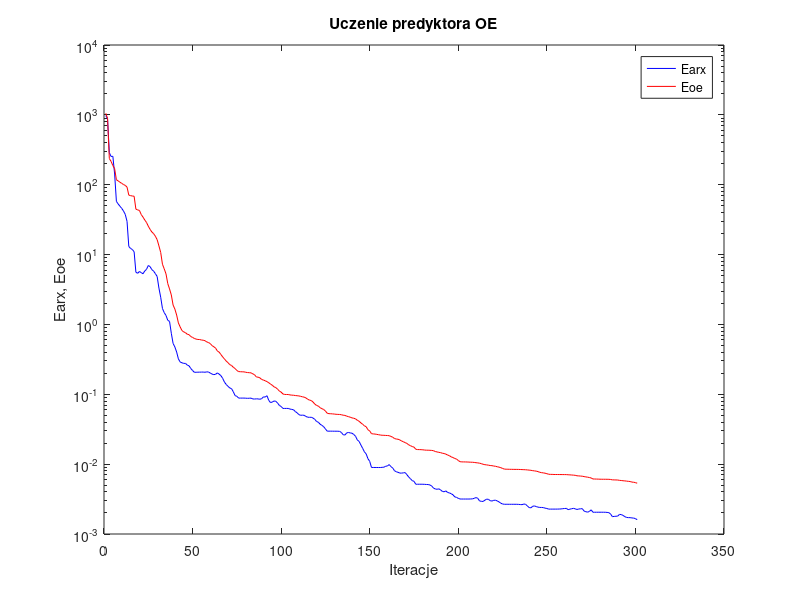
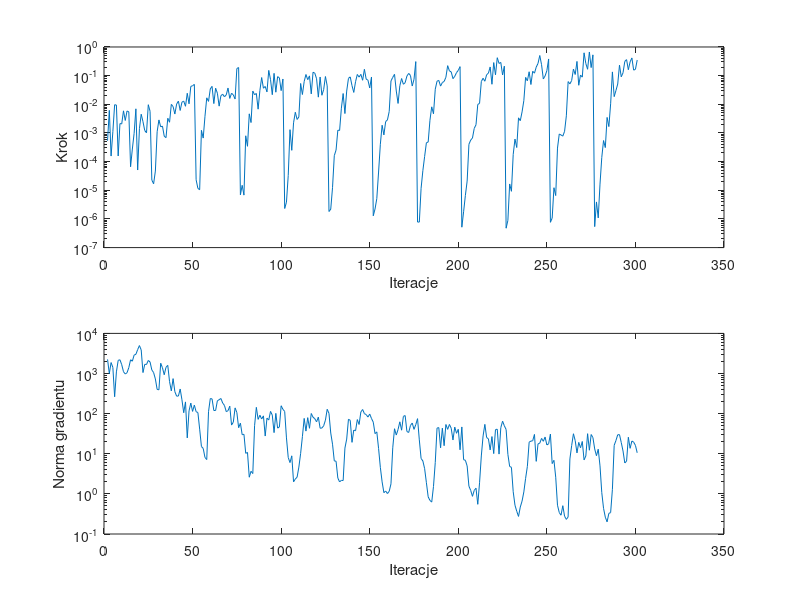

Source code (MATLAB) for these figures, in order:
%uczenie predyktora oe
clear all;
n=0; farx(n+1)=9.795153e+002; foe(n+1)=1.052445e+003; wspucz(n+1)=0.000000e+000; ng(n+1)=0.000000e+000;
%odnowa zmiennej metryki
n=1; farx(n+1)=8.772602e+002; foe(n+1)=8.947920e+002; krok(n+1)=5.362293e-004; ng(n+1)=2.247095e+003;
n=2; farx(n+1)=2.876520e+002; foe(n+1)=2.370402e+002; krok(n+1)=6.130766e-003; ng(n+1)=9.983098e+002;
n=3; farx(n+1)=2.534029e+002; foe(n+1)=2.155032e+002; krok(n+1)=1.563635e-004; ng(n+1)=1.876384e+003;
n=4; farx(n+1)=2.551547e+002; foe(n+1)=1.880604e+002; krok(n+1)=1.111417e-003; ng(n+1)=1.416264e+003;
n=5; farx(n+1)=1.421945e+002; foe(n+1)=1.697631e+002; krok(n+1)=9.661282e-003; ng(n+1)=2.635321e+002;
n=6; farx(n+1)=5.769440e+001; foe(n+1)=1.177362e+002; krok(n+1)=9.416683e-003; ng(n+1)=1.099124e+003;
n=7; farx(n+1)=5.304377e+001; foe(n+1)=1.134297e+002; krok(n+1)=1.574580e-004; ng(n+1)=2.126008e+003;
n=8; farx(n+1)=4.918817e+001; foe(n+1)=1.084741e+002; krok(n+1)=2.129617e-003; ng(n+1)=2.200241e+003;
n=9; farx(n+1)=4.587789e+001; foe(n+1)=1.046087e+002; krok(n+1)=2.063028e-003; ng(n+1)=1.660431e+003;
n=10; farx(n+1)=4.204143e+001; foe(n+1)=1.006028e+002; krok(n+1)=5.915258e-003; ng(n+1)=1.109976e+003;
n=11; farx(n+1)=3.759762e+001; foe(n+1)=9.783902e+001; krok(n+1)=2.728971e-003; ng(n+1)=9.724003e+002;
n=12; farx(n+1)=2.988464e+001; foe(n+1)=9.239546e+001; krok(n+1)=5.843731e-003; ng(n+1)=1.046347e+003;
n=13; farx(n+1)=1.305012e+001; foe(n+1)=7.092655e+001; krok(n+1)=5.478088e-003; ng(n+1)=1.401893e+003;
n=14; farx(n+1)=1.223693e+001; foe(n+1)=6.981822e+001; krok(n+1)=6.619770e-005; ng(n+1)=2.201513e+003;
n=15; farx(n+1)=1.181949e+001; foe(n+1)=6.889224e+001; krok(n+1)=2.752027e-004; ng(n+1)=2.026598e+003;
n=16; farx(n+1)=1.096923e+001; foe(n+1)=6.840540e+001; krok(n+1)=9.676040e-004; ng(n+1)=2.877154e+003;
n=17; farx(n+1)=5.581844e+000; foe(n+1)=4.471127e+001; krok(n+1)=6.956269e-003; ng(n+1)=3.009707e+003;
n=18; farx(n+1)=5.398330e+000; foe(n+1)=4.357413e+001; krok(n+1)=5.090921e-005; ng(n+1)=3.946388e+003;
n=19; farx(n+1)=5.726831e+000; foe(n+1)=4.286078e+001; krok(n+1)=1.411868e-003; ng(n+1)=4.974343e+003;
n=20; farx(n+1)=5.525087e+000; foe(n+1)=3.746282e+001; krok(n+1)=4.505183e-003; ng(n+1)=3.872008e+003;
n=21; farx(n+1)=5.313316e+000; foe(n+1)=3.442894e+001; krok(n+1)=2.482161e-003; ng(n+1)=1.055704e+003;
n=22; farx(n+1)=5.818477e+000; foe(n+1)=3.126913e+001; krok(n+1)=1.216567e-003; ng(n+1)=1.695043e+003;
n=23; farx(n+1)=6.148925e+000; foe(n+1)=2.880730e+001; krok(n+1)=1.013887e-003; ng(n+1)=1.680685e+003;
n=24; farx(n+1)=6.973597e+000; foe(n+1)=2.549840e+001; krok(n+1)=9.683310e-003; ng(n+1)=2.119014e+003;
n=25; farx(n+1)=6.731917e+000; foe(n+1)=2.297547e+001; krok(n+1)=5.711090e-003; ng(n+1)=1.935405e+003;
%odnowa zmiennej metryki
n=26; farx(n+1)=6.087665e+000; foe(n+1)=2.106775e+001; krok(n+1)=2.277085e-005; ng(n+1)=1.225395e+003;
n=27; farx(n+1)=5.791283e+000; foe(n+1)=1.993434e+001; krok(n+1)=1.684728e-005; ng(n+1)=1.055901e+003;
n=28; farx(n+1)=5.336675e+000; foe(n+1)=1.830320e+001; krok(n+1)=4.687315e-005; ng(n+1)=7.300131e+002;
n=29; farx(n+1)=4.858909e+000; foe(n+1)=1.635545e+001; krok(n+1)=1.106947e-003; ng(n+1)=4.015196e+002;
n=30; farx(n+1)=3.316511e+000; foe(n+1)=1.332585e+001; krok(n+1)=2.855545e-003; ng(n+1)=3.921560e+002;
n=31; farx(n+1)=2.451883e+000; foe(n+1)=1.074216e+001; krok(n+1)=1.636169e-003; ng(n+1)=1.803638e+003;
n=32; farx(n+1)=1.690465e+000; foe(n+1)=7.270863e+000; krok(n+1)=1.730220e-003; ng(n+1)=1.389018e+003;
n=33; farx(n+1)=1.474115e+000; foe(n+1)=6.242227e+000; krok(n+1)=7.740461e-004; ng(n+1)=9.310037e+002;
n=34; farx(n+1)=1.342500e+000; foe(n+1)=5.292916e+000; krok(n+1)=6.856719e-004; ng(n+1)=1.429799e+003;
n=35; farx(n+1)=1.146154e+000; foe(n+1)=3.836518e+000; krok(n+1)=3.255599e-003; ng(n+1)=1.597510e+003;
n=36; farx(n+1)=1.104596e+000; foe(n+1)=3.221572e+000; krok(n+1)=2.364726e-003; ng(n+1)=6.286685e+002;
n=37; farx(n+1)=7.468557e-001; foe(n+1)=2.640819e+000; krok(n+1)=9.939766e-003; ng(n+1)=3.688175e+002;
n=38; farx(n+1)=5.346239e-001; foe(n+1)=1.895392e+000; krok(n+1)=8.350786e-003; ng(n+1)=7.459509e+002;
n=39; farx(n+1)=4.755838e-001; foe(n+1)=1.659497e+000; krok(n+1)=4.576361e-003; ng(n+1)=3.527480e+002;
n=40; farx(n+1)=4.028387e-001; foe(n+1)=1.364598e+000; krok(n+1)=1.019133e-002; ng(n+1)=2.728064e+002;
n=41; farx(n+1)=3.208963e-001; foe(n+1)=1.050073e+000; krok(n+1)=1.290032e-002; ng(n+1)=2.745765e+002;
n=42; farx(n+1)=2.900829e-001; foe(n+1)=9.205496e-001; krok(n+1)=6.100588e-003; ng(n+1)=4.111674e+002;
n=43; farx(n+1)=2.825346e-001; foe(n+1)=8.176424e-001; krok(n+1)=1.189189e-002; ng(n+1)=2.215090e+002;
n=44; farx(n+1)=2.766572e-001; foe(n+1)=7.816888e-001; krok(n+1)=1.290032e-002; ng(n+1)=1.053285e+002;
n=45; farx(n+1)=2.771145e-001; foe(n+1)=7.616636e-001; krok(n+1)=8.534063e-003; ng(n+1)=1.961281e+002;
n=46; farx(n+1)=2.617371e-001; foe(n+1)=7.235436e-001; krok(n+1)=2.428721e-002; ng(n+1)=2.483269e+001;
n=47; farx(n+1)=2.555790e-001; foe(n+1)=7.133167e-001; krok(n+1)=1.040137e-002; ng(n+1)=1.174046e+002;
n=48; farx(n+1)=2.337873e-001; foe(n+1)=6.705464e-001; krok(n+1)=4.215364e-002; ng(n+1)=1.832403e+002;
n=49; farx(n+1)=2.191025e-001; foe(n+1)=6.517796e-001; krok(n+1)=4.438543e-002; ng(n+1)=1.137562e+002;
n=50; farx(n+1)=2.064169e-001; foe(n+1)=6.296161e-001; krok(n+1)=4.953895e-002; ng(n+1)=1.629968e+002;
%odnowa zmiennej metryki
n=51; farx(n+1)=2.066910e-001; foe(n+1)=6.167380e-001; krok(n+1)=2.331194e-005; ng(n+1)=1.117908e+002;
n=52; farx(n+1)=2.072789e-001; foe(n+1)=6.089387e-001; krok(n+1)=1.165597e-005; ng(n+1)=1.064898e+002;
n=53; farx(n+1)=2.074084e-001; foe(n+1)=6.080812e-001; krok(n+1)=1.046074e-005; ng(n+1)=4.109038e+001;
n=54; farx(n+1)=2.077694e-001; foe(n+1)=5.984554e-001; krok(n+1)=1.236155e-003; ng(n+1)=1.514954e+001;
n=55; farx(n+1)=2.080394e-001; foe(n+1)=5.942326e-001; krok(n+1)=6.621248e-004; ng(n+1)=1.358533e+001;
n=56; farx(n+1)=2.066272e-001; foe(n+1)=5.851314e-001; krok(n+1)=3.816075e-003; ng(n+1)=8.091724e+000;
n=57; farx(n+1)=2.095107e-001; foe(n+1)=5.621078e-001; krok(n+1)=1.683407e-002; ng(n+1)=7.158908e+000;
n=58; farx(n+1)=2.083359e-001; foe(n+1)=5.503284e-001; krok(n+1)=1.263902e-002; ng(n+1)=1.119242e+002;
n=59; farx(n+1)=2.012428e-001; foe(n+1)=5.315720e-001; krok(n+1)=3.432277e-002; ng(n+1)=2.374772e+002;
n=60; farx(n+1)=1.946883e-001; foe(n+1)=4.973194e-001; krok(n+1)=4.226038e-002; ng(n+1)=2.332666e+002;
n=61; farx(n+1)=1.910966e-001; foe(n+1)=4.791701e-001; krok(n+1)=1.059400e-002; ng(n+1)=1.197177e+002;
n=62; farx(n+1)=1.934030e-001; foe(n+1)=4.575339e-001; krok(n+1)=3.651364e-002; ng(n+1)=1.197427e+002;
n=63; farx(n+1)=2.023620e-001; foe(n+1)=4.162589e-001; krok(n+1)=2.439969e-002; ng(n+1)=2.093411e+002;
n=64; farx(n+1)=1.943255e-001; foe(n+1)=4.010188e-001; krok(n+1)=8.625805e-003; ng(n+1)=2.223597e+002;
n=65; farx(n+1)=1.847541e-001; foe(n+1)=3.709690e-001; krok(n+1)=2.000182e-002; ng(n+1)=2.386066e+002;
n=66; farx(n+1)=1.689843e-001; foe(n+1)=3.428014e-001; krok(n+1)=2.251094e-002; ng(n+1)=1.836422e+002;
n=67; farx(n+1)=1.494293e-001; foe(n+1)=3.203296e-001; krok(n+1)=1.825682e-002; ng(n+1)=1.600374e+002;
n=68; farx(n+1)=1.381050e-001; foe(n+1)=2.988601e-001; krok(n+1)=2.127270e-002; ng(n+1)=1.123659e+002;
n=69; farx(n+1)=1.299534e-001; foe(n+1)=2.835743e-001; krok(n+1)=3.699230e-002; ng(n+1)=1.181860e+002;
n=70; farx(n+1)=1.231388e-001; foe(n+1)=2.656043e-001; krok(n+1)=1.604627e-002; ng(n+1)=1.537234e+002;
n=71; farx(n+1)=1.204470e-001; foe(n+1)=2.584990e-001; krok(n+1)=2.440235e-002; ng(n+1)=5.187362e+001;
n=72; farx(n+1)=1.085536e-001; foe(n+1)=2.436451e-001; krok(n+1)=2.128042e-002; ng(n+1)=6.151998e+001;
n=73; farx(n+1)=9.572689e-002; foe(n+1)=2.338176e-001; krok(n+1)=1.526430e-002; ng(n+1)=1.391795e+002;
n=74; farx(n+1)=9.356249e-002; foe(n+1)=2.190086e-001; krok(n+1)=1.775417e-001; ng(n+1)=1.063263e+002;
n=75; farx(n+1)=8.824064e-002; foe(n+1)=2.113887e-001; krok(n+1)=1.919189e-001; ng(n+1)=4.464529e+001;
%odnowa zmiennej metryki
n=76; farx(n+1)=8.820077e-002; foe(n+1)=2.104235e-001; krok(n+1)=6.935028e-006; ng(n+1)=5.799546e+001;
n=77; farx(n+1)=8.821690e-002; foe(n+1)=2.098721e-001; krok(n+1)=1.490654e-005; ng(n+1)=2.984718e+001;
n=78; farx(n+1)=8.824447e-002; foe(n+1)=2.095183e-001; krok(n+1)=6.772347e-006; ng(n+1)=3.055636e+001;
n=79; farx(n+1)=8.792625e-002; foe(n+1)=2.065987e-001; krok(n+1)=7.968363e-004; ng(n+1)=1.025593e+001;
n=80; farx(n+1)=8.756099e-002; foe(n+1)=2.048328e-001; krok(n+1)=3.428360e-004; ng(n+1)=1.081195e+001;
n=81; farx(n+1)=8.779942e-002; foe(n+1)=2.037203e-001; krok(n+1)=4.653602e-003; ng(n+1)=2.601801e+000;
n=82; farx(n+1)=8.814993e-002; foe(n+1)=2.027617e-001; krok(n+1)=2.307965e-003; ng(n+1)=3.657834e+000;
n=83; farx(n+1)=8.580520e-002; foe(n+1)=1.962178e-001; krok(n+1)=2.900728e-002; ng(n+1)=3.207753e+000;
n=84; farx(n+1)=8.552071e-002; foe(n+1)=1.904116e-001; krok(n+1)=2.154209e-002; ng(n+1)=5.008743e+001;
n=85; farx(n+1)=8.606924e-002; foe(n+1)=1.771043e-001; krok(n+1)=2.392360e-002; ng(n+1)=1.434987e+002;
n=86; farx(n+1)=8.587599e-002; foe(n+1)=1.757962e-001; krok(n+1)=6.764823e-003; ng(n+1)=7.195483e+001;
n=87; farx(n+1)=8.489649e-002; foe(n+1)=1.720034e-001; krok(n+1)=3.040838e-002; ng(n+1)=9.137514e+001;
n=88; farx(n+1)=8.663141e-002; foe(n+1)=1.629631e-001; krok(n+1)=8.589342e-002; ng(n+1)=7.346924e+001;
n=89; farx(n+1)=9.183814e-002; foe(n+1)=1.598613e-001; krok(n+1)=3.638604e-002; ng(n+1)=8.803409e+001;
n=90; farx(n+1)=9.124365e-002; foe(n+1)=1.561436e-001; krok(n+1)=4.194258e-002; ng(n+1)=2.764558e+001;
n=91; farx(n+1)=9.544707e-002; foe(n+1)=1.518384e-001; krok(n+1)=2.709456e-002; ng(n+1)=7.722091e+001;
n=92; farx(n+1)=8.185985e-002; foe(n+1)=1.464073e-001; krok(n+1)=1.523928e-001; ng(n+1)=6.932834e+001;
n=93; farx(n+1)=7.613553e-002; foe(n+1)=1.399584e-001; krok(n+1)=7.326360e-002; ng(n+1)=1.136054e+002;
n=94; farx(n+1)=7.733964e-002; foe(n+1)=1.347160e-001; krok(n+1)=2.165649e-002; ng(n+1)=9.194803e+001;
n=95; farx(n+1)=8.026592e-002; foe(n+1)=1.278551e-001; krok(n+1)=1.202792e-001; ng(n+1)=3.363446e+001;
n=96; farx(n+1)=7.939334e-002; foe(n+1)=1.246240e-001; krok(n+1)=2.643052e-002; ng(n+1)=1.015832e+002;
n=97; farx(n+1)=7.478099e-002; foe(n+1)=1.182495e-001; krok(n+1)=9.228634e-002; ng(n+1)=4.356720e+001;
n=98; farx(n+1)=6.925511e-002; foe(n+1)=1.112048e-001; krok(n+1)=8.386628e-002; ng(n+1)=4.646706e+001;
n=99; farx(n+1)=6.693836e-002; foe(n+1)=1.073862e-001; krok(n+1)=3.001201e-002; ng(n+1)=1.573287e+002;
n=100; farx(n+1)=6.276372e-002; foe(n+1)=1.010837e-001; krok(n+1)=7.636705e-002; ng(n+1)=1.281908e+002;
%odnowa zmiennej metryki
n=101; farx(n+1)=6.275977e-002; foe(n+1)=9.942049e-002; krok(n+1)=2.312952e-006; ng(n+1)=1.134646e+002;
n=102; farx(n+1)=6.276939e-002; foe(n+1)=9.933632e-002; krok(n+1)=3.849289e-006; ng(n+1)=2.483509e+001;
n=103; farx(n+1)=6.272719e-002; foe(n+1)=9.927534e-002; krok(n+1)=3.291660e-005; ng(n+1)=8.053254e+000;
n=104; farx(n+1)=6.146403e-002; foe(n+1)=9.796601e-002; krok(n+1)=1.303632e-003; ng(n+1)=6.027902e+000;
n=105; farx(n+1)=6.075419e-002; foe(n+1)=9.719692e-002; krok(n+1)=2.478815e-004; ng(n+1)=8.882645e+000;
n=106; farx(n+1)=6.003268e-002; foe(n+1)=9.691906e-002; krok(n+1)=2.261309e-003; ng(n+1)=1.996796e+000;
n=107; farx(n+1)=5.660215e-002; foe(n+1)=9.595260e-002; krok(n+1)=5.282547e-003; ng(n+1)=2.346860e+000;
n=108; farx(n+1)=5.434172e-002; foe(n+1)=9.544074e-002; krok(n+1)=2.957629e-003; ng(n+1)=2.609509e+000;
n=109; farx(n+1)=5.120337e-002; foe(n+1)=9.470485e-002; krok(n+1)=3.625910e-003; ng(n+1)=4.647526e+000;
n=110; farx(n+1)=4.997625e-002; foe(n+1)=9.350076e-002; krok(n+1)=5.335388e-002; ng(n+1)=1.023064e+001;
n=111; farx(n+1)=5.033904e-002; foe(n+1)=9.211677e-002; krok(n+1)=2.194150e-002; ng(n+1)=2.670501e+001;
n=112; farx(n+1)=4.996721e-002; foe(n+1)=9.098123e-002; krok(n+1)=6.237096e-002; ng(n+1)=7.609557e+001;
n=113; farx(n+1)=4.815467e-002; foe(n+1)=8.863347e-002; krok(n+1)=1.096649e-001; ng(n+1)=3.669618e+001;
n=114; farx(n+1)=4.695648e-002; foe(n+1)=8.492892e-002; krok(n+1)=7.240442e-002; ng(n+1)=7.945995e+001;
n=115; farx(n+1)=4.681909e-002; foe(n+1)=8.253017e-002; krok(n+1)=9.809225e-002; ng(n+1)=4.313172e+001;
n=116; farx(n+1)=4.686829e-002; foe(n+1)=8.139653e-002; krok(n+1)=2.308292e-002; ng(n+1)=1.008555e+002;
n=117; farx(n+1)=4.570446e-002; foe(n+1)=7.740987e-002; krok(n+1)=1.312690e-001; ng(n+1)=8.135453e+001;
n=118; farx(n+1)=4.375499e-002; foe(n+1)=7.241737e-002; krok(n+1)=1.218112e-001; ng(n+1)=7.494650e+001;
n=119; farx(n+1)=4.079692e-002; foe(n+1)=6.923060e-002; krok(n+1)=7.808311e-002; ng(n+1)=6.248650e+001;
n=120; farx(n+1)=3.979787e-002; foe(n+1)=6.775732e-002; krok(n+1)=1.778267e-002; ng(n+1)=8.206445e+001;
n=121; farx(n+1)=3.730077e-002; foe(n+1)=6.428992e-002; krok(n+1)=8.973318e-002; ng(n+1)=4.328542e+001;
n=122; farx(n+1)=3.593034e-002; foe(n+1)=6.224033e-002; krok(n+1)=2.067140e-002; ng(n+1)=4.380478e+001;
n=123; farx(n+1)=3.435956e-002; foe(n+1)=6.059852e-002; krok(n+1)=3.262119e-002; ng(n+1)=4.979071e+001;
n=124; farx(n+1)=3.197022e-002; foe(n+1)=5.757823e-002; krok(n+1)=9.326940e-002; ng(n+1)=6.886363e+001;
n=125; farx(n+1)=2.966290e-002; foe(n+1)=5.354516e-002; krok(n+1)=4.382471e-002; ng(n+1)=1.284610e+002;
%odnowa zmiennej metryki
n=126; farx(n+1)=2.966150e-002; foe(n+1)=5.280338e-002; krok(n+1)=1.816358e-006; ng(n+1)=1.016013e+002;
n=127; farx(n+1)=2.966755e-002; foe(n+1)=5.266412e-002; krok(n+1)=2.204609e-006; ng(n+1)=3.290379e+001;
n=128; farx(n+1)=2.964350e-002; foe(n+1)=5.242140e-002; krok(n+1)=1.231075e-005; ng(n+1)=1.734053e+001;
n=129; farx(n+1)=2.960836e-002; foe(n+1)=5.212683e-002; krok(n+1)=1.614953e-004; ng(n+1)=6.640310e+000;
n=130; farx(n+1)=2.961708e-002; foe(n+1)=5.172377e-002; krok(n+1)=2.534717e-004; ng(n+1)=6.523471e+000;
n=131; farx(n+1)=2.958587e-002; foe(n+1)=5.154516e-002; krok(n+1)=1.250908e-003; ng(n+1)=2.483816e+000;
n=132; farx(n+1)=2.948945e-002; foe(n+1)=5.142897e-002; krok(n+1)=1.223009e-003; ng(n+1)=1.989041e+000;
n=133; farx(n+1)=2.840048e-002; foe(n+1)=5.101449e-002; krok(n+1)=7.314625e-003; ng(n+1)=2.172632e+000;
n=134; farx(n+1)=2.641319e-002; foe(n+1)=5.018659e-002; krok(n+1)=2.378377e-002; ng(n+1)=2.150358e+000;
n=135; farx(n+1)=2.607180e-002; foe(n+1)=4.985822e-002; krok(n+1)=4.756638e-003; ng(n+1)=1.384404e+001;
n=136; farx(n+1)=2.801635e-002; foe(n+1)=4.864261e-002; krok(n+1)=2.896961e-002; ng(n+1)=2.321822e+001;
n=137; farx(n+1)=2.837173e-002; foe(n+1)=4.788383e-002; krok(n+1)=8.035313e-002; ng(n+1)=7.245089e+001;
n=138; farx(n+1)=2.800711e-002; foe(n+1)=4.697343e-002; krok(n+1)=9.048247e-002; ng(n+1)=6.819765e+001;
n=139; farx(n+1)=2.770218e-002; foe(n+1)=4.591778e-002; krok(n+1)=4.486711e-002; ng(n+1)=1.925181e+001;
n=140; farx(n+1)=2.659915e-002; foe(n+1)=4.540427e-002; krok(n+1)=2.598758e-002; ng(n+1)=3.895357e+001;
n=141; farx(n+1)=2.505258e-002; foe(n+1)=4.444911e-002; krok(n+1)=6.153853e-002; ng(n+1)=3.733476e+001;
n=142; farx(n+1)=2.221779e-002; foe(n+1)=4.250557e-002; krok(n+1)=1.100035e-001; ng(n+1)=7.114062e+001;
n=143; farx(n+1)=2.117232e-002; foe(n+1)=4.108005e-002; krok(n+1)=8.892157e-002; ng(n+1)=5.369367e+001;
n=144; farx(n+1)=1.882738e-002; foe(n+1)=3.897928e-002; krok(n+1)=1.111619e-001; ng(n+1)=1.101224e+002;
n=145; farx(n+1)=1.687197e-002; foe(n+1)=3.724292e-002; krok(n+1)=6.899709e-002; ng(n+1)=1.268284e+002;
n=146; farx(n+1)=1.501503e-002; foe(n+1)=3.539530e-002; krok(n+1)=1.666671e-001; ng(n+1)=9.990982e+001;
n=147; farx(n+1)=1.399538e-002; foe(n+1)=3.429824e-002; krok(n+1)=7.563795e-002; ng(n+1)=9.488761e+001;
n=148; farx(n+1)=1.196403e-002; foe(n+1)=3.108194e-002; krok(n+1)=6.963444e-002; ng(n+1)=8.226616e+001;
n=149; farx(n+1)=1.095644e-002; foe(n+1)=2.983983e-002; krok(n+1)=3.715822e-002; ng(n+1)=9.761984e+001;
n=150; farx(n+1)=8.968785e-003; foe(n+1)=2.729880e-002; krok(n+1)=8.973318e-002; ng(n+1)=7.571013e+001;
%odnowa zmiennej metryki
n=151; farx(n+1)=8.964225e-003; foe(n+1)=2.708347e-002; krok(n+1)=1.286449e-006; ng(n+1)=6.129950e+001;
n=152; farx(n+1)=8.958597e-003; foe(n+1)=2.695744e-002; krok(n+1)=2.228616e-006; ng(n+1)=3.174688e+001;
n=153; farx(n+1)=8.953629e-003; foe(n+1)=2.668340e-002; krok(n+1)=5.145796e-006; ng(n+1)=3.507917e+001;
n=154; farx(n+1)=8.947173e-003; foe(n+1)=2.638629e-002; krok(n+1)=4.334515e-005; ng(n+1)=1.355761e+001;
n=155; farx(n+1)=8.950130e-003; foe(n+1)=2.612200e-002; krok(n+1)=4.029366e-004; ng(n+1)=4.574802e+000;
n=156; farx(n+1)=9.001646e-003; foe(n+1)=2.590583e-002; krok(n+1)=1.863415e-003; ng(n+1)=1.990188e+000;
n=157; farx(n+1)=9.040663e-003; foe(n+1)=2.587937e-002; krok(n+1)=8.547841e-004; ng(n+1)=1.072275e+000;
n=158; farx(n+1)=9.314856e-003; foe(n+1)=2.574865e-002; krok(n+1)=2.500228e-003; ng(n+1)=1.178446e+000;
n=159; farx(n+1)=9.437912e-003; foe(n+1)=2.568892e-002; krok(n+1)=2.855545e-003; ng(n+1)=1.020137e+000;
n=160; farx(n+1)=9.855212e-003; foe(n+1)=2.553728e-002; krok(n+1)=5.608389e-003; ng(n+1)=1.155859e+000;
n=161; farx(n+1)=9.215187e-003; foe(n+1)=2.493406e-002; krok(n+1)=6.544743e-002; ng(n+1)=1.778896e+000;
n=162; farx(n+1)=8.782614e-003; foe(n+1)=2.426958e-002; krok(n+1)=8.693674e-002; ng(n+1)=1.405740e+001;
n=163; farx(n+1)=8.047419e-003; foe(n+1)=2.324313e-002; krok(n+1)=1.112197e-001; ng(n+1)=4.207518e+001;
n=164; farx(n+1)=7.779549e-003; foe(n+1)=2.289261e-002; krok(n+1)=2.900728e-002; ng(n+1)=2.925409e+001;
n=165; farx(n+1)=7.638346e-003; foe(n+1)=2.271497e-002; krok(n+1)=1.071180e-002; ng(n+1)=4.030878e+001;
n=166; farx(n+1)=7.444135e-003; foe(n+1)=2.220281e-002; krok(n+1)=4.438543e-002; ng(n+1)=6.256413e+001;
n=167; farx(n+1)=7.444929e-003; foe(n+1)=2.143955e-002; krok(n+1)=7.936597e-002; ng(n+1)=3.865347e+001;
n=168; farx(n+1)=7.505360e-003; foe(n+1)=2.092216e-002; krok(n+1)=5.004260e-002; ng(n+1)=8.527917e+001;
n=169; farx(n+1)=7.567788e-003; foe(n+1)=2.034660e-002; krok(n+1)=5.671128e-002; ng(n+1)=8.956641e+001;
n=170; farx(n+1)=7.067275e-003; foe(n+1)=1.978292e-002; krok(n+1)=9.668121e-002; ng(n+1)=3.577324e+001;
n=171; farx(n+1)=6.542682e-003; foe(n+1)=1.890994e-002; krok(n+1)=1.196783e-001; ng(n+1)=3.392943e+001;
n=172; farx(n+1)=6.182766e-003; foe(n+1)=1.837286e-002; krok(n+1)=1.016482e-001; ng(n+1)=5.074043e+001;
n=173; farx(n+1)=5.810561e-003; foe(n+1)=1.787379e-002; krok(n+1)=4.346837e-002; ng(n+1)=5.841147e+001;
n=174; farx(n+1)=5.677330e-003; foe(n+1)=1.751072e-002; krok(n+1)=7.439834e-002; ng(n+1)=4.056154e+001;
n=175; farx(n+1)=5.155228e-003; foe(n+1)=1.634763e-002; krok(n+1)=3.091610e-001; ng(n+1)=5.317891e+001;
%odnowa zmiennej metryki
n=176; farx(n+1)=5.156546e-003; foe(n+1)=1.617047e-002; krok(n+1)=7.791340e-007; ng(n+1)=7.502635e+001;
n=177; farx(n+1)=5.157359e-003; foe(n+1)=1.615093e-002; krok(n+1)=7.763685e-007; ng(n+1)=2.217363e+001;
n=178; farx(n+1)=5.158340e-003; foe(n+1)=1.611915e-002; krok(n+1)=1.171829e-005; ng(n+1)=7.629634e+000;
n=179; farx(n+1)=5.153736e-003; foe(n+1)=1.604554e-002; krok(n+1)=4.838580e-005; ng(n+1)=6.615192e+000;
n=180; farx(n+1)=5.138264e-003; foe(n+1)=1.591222e-002; krok(n+1)=1.519651e-004; ng(n+1)=4.248203e+000;
n=181; farx(n+1)=5.115993e-003; foe(n+1)=1.584381e-002; krok(n+1)=4.576195e-004; ng(n+1)=1.897157e+000;
n=182; farx(n+1)=5.106750e-003; foe(n+1)=1.583259e-002; krok(n+1)=4.813050e-004; ng(n+1)=8.444584e-001;
n=183; farx(n+1)=5.035202e-003; foe(n+1)=1.578534e-002; krok(n+1)=2.774090e-003; ng(n+1)=6.874147e-001;
n=184; farx(n+1)=4.861508e-003; foe(n+1)=1.572392e-002; krok(n+1)=8.161186e-003; ng(n+1)=6.246233e-001;
n=185; farx(n+1)=4.542572e-003; foe(n+1)=1.559276e-002; krok(n+1)=4.664313e-003; ng(n+1)=1.531626e+000;
n=186; farx(n+1)=4.417692e-003; foe(n+1)=1.515952e-002; krok(n+1)=3.360874e-002; ng(n+1)=6.086048e+000;
n=187; farx(n+1)=4.365020e-003; foe(n+1)=1.496508e-002; krok(n+1)=6.402713e-002; ng(n+1)=4.360120e+001;
n=188; farx(n+1)=4.433042e-003; foe(n+1)=1.475597e-002; krok(n+1)=6.813219e-002; ng(n+1)=4.492332e+001;
n=189; farx(n+1)=4.280797e-003; foe(n+1)=1.462809e-002; krok(n+1)=4.312599e-002; ng(n+1)=1.404998e+001;
n=190; farx(n+1)=4.071631e-003; foe(n+1)=1.432095e-002; krok(n+1)=5.753341e-002; ng(n+1)=4.343273e+001;
n=191; farx(n+1)=4.021002e-003; foe(n+1)=1.420086e-002; krok(n+1)=6.259203e-002; ng(n+1)=1.588105e+001;
n=192; farx(n+1)=4.144441e-003; foe(n+1)=1.389368e-002; krok(n+1)=8.764941e-002; ng(n+1)=5.361330e+001;
n=193; farx(n+1)=3.925014e-003; foe(n+1)=1.349869e-002; krok(n+1)=2.230542e-001; ng(n+1)=4.054896e+001;
n=194; farx(n+1)=3.875863e-003; foe(n+1)=1.321198e-002; krok(n+1)=1.460372e-001; ng(n+1)=5.372909e+001;
n=195; farx(n+1)=3.770370e-003; foe(n+1)=1.271050e-002; krok(n+1)=1.350958e-001; ng(n+1)=4.334509e+001;
n=196; farx(n+1)=3.644056e-003; foe(n+1)=1.244443e-002; krok(n+1)=7.853583e-002; ng(n+1)=2.204880e+001;
n=197; farx(n+1)=3.400425e-003; foe(n+1)=1.204089e-002; krok(n+1)=9.464413e-002; ng(n+1)=4.616150e+001;
n=198; farx(n+1)=3.344870e-003; foe(n+1)=1.183223e-002; krok(n+1)=1.276801e-001; ng(n+1)=3.236466e+001;
n=199; farx(n+1)=3.237647e-003; foe(n+1)=1.127617e-002; krok(n+1)=1.528851e-001; ng(n+1)=4.065840e+001;
n=200; farx(n+1)=3.167681e-003; foe(n+1)=1.084067e-002; krok(n+1)=2.063035e-001; ng(n+1)=1.254328e+001;
%odnowa zmiennej metryki
n=201; farx(n+1)=3.167473e-003; foe(n+1)=1.077383e-002; krok(n+1)=5.153135e-007; ng(n+1)=4.662109e+001;
n=202; farx(n+1)=3.167003e-003; foe(n+1)=1.076926e-002; krok(n+1)=1.779653e-006; ng(n+1)=7.117357e+000;
n=203; farx(n+1)=3.166612e-003; foe(n+1)=1.075403e-002; krok(n+1)=6.627791e-006; ng(n+1)=6.884189e+000;
n=204; farx(n+1)=3.167029e-003; foe(n+1)=1.073583e-002; krok(n+1)=2.092658e-005; ng(n+1)=4.963323e+000;
n=205; farx(n+1)=3.166936e-003; foe(n+1)=1.069727e-002; krok(n+1)=4.012417e-004; ng(n+1)=1.552481e+000;
n=206; farx(n+1)=3.174520e-003; foe(n+1)=1.066037e-002; krok(n+1)=5.628178e-004; ng(n+1)=1.223374e+000;
n=207; farx(n+1)=3.185006e-003; foe(n+1)=1.064418e-002; krok(n+1)=6.650130e-004; ng(n+1)=8.687062e-001;
n=208; farx(n+1)=3.243172e-003; foe(n+1)=1.058175e-002; krok(n+1)=1.441974e-003; ng(n+1)=1.223919e+000;
n=209; farx(n+1)=3.323237e-003; foe(n+1)=1.048643e-002; krok(n+1)=1.935208e-003; ng(n+1)=1.385366e+000;
n=210; farx(n+1)=3.240814e-003; foe(n+1)=1.042515e-002; krok(n+1)=9.907068e-003; ng(n+1)=5.498816e-001;
n=211; farx(n+1)=2.973902e-003; foe(n+1)=1.031532e-002; krok(n+1)=1.073668e-002; ng(n+1)=1.892578e+000;
n=212; farx(n+1)=2.937292e-003; foe(n+1)=1.016962e-002; krok(n+1)=6.244338e-002; ng(n+1)=8.816126e+000;
n=213; farx(n+1)=2.923984e-003; foe(n+1)=9.960886e-003; krok(n+1)=8.100548e-002; ng(n+1)=2.782664e+001;
n=214; farx(n+1)=3.047979e-003; foe(n+1)=9.826748e-003; krok(n+1)=6.384007e-002; ng(n+1)=5.401925e+001;
n=215; farx(n+1)=3.154089e-003; foe(n+1)=9.759279e-003; krok(n+1)=1.079740e-001; ng(n+1)=2.533507e+001;
n=216; farx(n+1)=3.136366e-003; foe(n+1)=9.667339e-003; krok(n+1)=1.221144e-001; ng(n+1)=2.357797e+001;
n=217; farx(n+1)=3.003138e-003; foe(n+1)=9.555536e-003; krok(n+1)=2.010759e-001; ng(n+1)=1.246054e+001;
n=218; farx(n+1)=2.959127e-003; foe(n+1)=9.516064e-003; krok(n+1)=5.004260e-002; ng(n+1)=2.683318e+001;
n=219; farx(n+1)=3.032379e-003; foe(n+1)=9.392903e-003; krok(n+1)=2.857025e-001; ng(n+1)=1.009450e+001;
n=220; farx(n+1)=3.048463e-003; foe(n+1)=9.326071e-003; krok(n+1)=1.067078e-001; ng(n+1)=3.996130e+001;
n=221; farx(n+1)=2.975825e-003; foe(n+1)=9.177824e-003; krok(n+1)=4.228235e-001; ng(n+1)=4.098090e+001;
n=222; farx(n+1)=2.880147e-003; foe(n+1)=9.059609e-003; krok(n+1)=2.658984e-001; ng(n+1)=9.809492e+000;
n=223; farx(n+1)=2.760264e-003; foe(n+1)=8.906673e-003; krok(n+1)=2.893371e-001; ng(n+1)=4.463460e+001;
n=224; farx(n+1)=2.689593e-003; foe(n+1)=8.669282e-003; krok(n+1)=1.057221e-001; ng(n+1)=6.487264e+001;
n=225; farx(n+1)=2.664578e-003; foe(n+1)=8.501930e-003; krok(n+1)=2.143812e-001; ng(n+1)=4.974429e+001;
%odnowa zmiennej metryki
n=226; farx(n+1)=2.664478e-003; foe(n+1)=8.461547e-003; krok(n+1)=4.749049e-007; ng(n+1)=4.021862e+001;
n=227; farx(n+1)=2.664615e-003; foe(n+1)=8.457791e-003; krok(n+1)=8.916305e-007; ng(n+1)=9.653576e+000;
n=228; farx(n+1)=2.663500e-003; foe(n+1)=8.438417e-003; krok(n+1)=1.663763e-005; ng(n+1)=4.809690e+000;
n=229; farx(n+1)=2.663384e-003; foe(n+1)=8.430289e-003; krok(n+1)=9.207477e-006; ng(n+1)=4.597226e+000;
n=230; farx(n+1)=2.663575e-003; foe(n+1)=8.420263e-003; krok(n+1)=1.775639e-004; ng(n+1)=1.131774e+000;
n=231; farx(n+1)=2.662799e-003; foe(n+1)=8.413891e-003; krok(n+1)=6.111403e-004; ng(n+1)=5.217957e-001;
n=232; farx(n+1)=2.662389e-003; foe(n+1)=8.411960e-003; krok(n+1)=3.106177e-004; ng(n+1)=3.683149e-001;
n=233; farx(n+1)=2.655248e-003; foe(n+1)=8.404160e-003; krok(n+1)=3.373181e-003; ng(n+1)=2.743552e-001;
n=234; farx(n+1)=2.639691e-003; foe(n+1)=8.382595e-003; krok(n+1)=2.677949e-003; ng(n+1)=4.700083e-001;
n=235; farx(n+1)=2.630817e-003; foe(n+1)=8.358314e-003; krok(n+1)=5.433546e-003; ng(n+1)=6.596464e-001;
n=236; farx(n+1)=2.689720e-003; foe(n+1)=8.336149e-003; krok(n+1)=1.340015e-002; ng(n+1)=1.119783e+000;
n=237; farx(n+1)=2.659786e-003; foe(n+1)=8.312675e-003; krok(n+1)=8.693674e-002; ng(n+1)=2.437253e+000;
n=238; farx(n+1)=2.519934e-003; foe(n+1)=8.265813e-003; krok(n+1)=6.601690e-002; ng(n+1)=4.853668e+000;
n=239; farx(n+1)=2.391932e-003; foe(n+1)=8.217008e-003; krok(n+1)=1.365319e-001; ng(n+1)=1.944451e+001;
n=240; farx(n+1)=2.367863e-003; foe(n+1)=8.160057e-003; krok(n+1)=4.904612e-002; ng(n+1)=2.067515e+001;
n=241; farx(n+1)=2.494790e-003; foe(n+1)=8.070911e-003; krok(n+1)=1.422614e-001; ng(n+1)=2.108548e+001;
n=242; farx(n+1)=2.523003e-003; foe(n+1)=8.006247e-003; krok(n+1)=1.220211e-001; ng(n+1)=3.035752e+001;
n=243; farx(n+1)=2.469550e-003; foe(n+1)=7.939972e-003; krok(n+1)=1.981558e-001; ng(n+1)=6.469565e+000;
n=244; farx(n+1)=2.424069e-003; foe(n+1)=7.819872e-003; krok(n+1)=2.670983e-001; ng(n+1)=1.760777e+001;
n=245; farx(n+1)=2.401191e-003; foe(n+1)=7.645650e-003; krok(n+1)=5.045340e-001; ng(n+1)=1.835744e+001;
n=246; farx(n+1)=2.399398e-003; foe(n+1)=7.556666e-003; krok(n+1)=2.418297e-001; ng(n+1)=2.409936e+001;
n=247; farx(n+1)=2.388463e-003; foe(n+1)=7.499130e-003; krok(n+1)=7.672268e-002; ng(n+1)=2.046173e+001;
n=248; farx(n+1)=2.345272e-003; foe(n+1)=7.419080e-003; krok(n+1)=9.760941e-002; ng(n+1)=2.610991e+001;
n=249; farx(n+1)=2.319299e-003; foe(n+1)=7.303072e-003; krok(n+1)=1.489153e-001; ng(n+1)=1.658449e+001;
n=250; farx(n+1)=2.271254e-003; foe(n+1)=7.168525e-003; krok(n+1)=3.819012e-001; ng(n+1)=1.773728e+001;
%odnowa zmiennej metryki
n=251; farx(n+1)=2.271839e-003; foe(n+1)=7.136385e-003; krok(n+1)=7.623743e-007; ng(n+1)=3.093505e+001;
n=252; farx(n+1)=2.271850e-003; foe(n+1)=7.134698e-003; krok(n+1)=1.074185e-006; ng(n+1)=5.693546e+000;
n=253; farx(n+1)=2.272134e-003; foe(n+1)=7.109047e-003; krok(n+1)=1.229246e-005; ng(n+1)=6.855706e+000;
n=254; farx(n+1)=2.272369e-003; foe(n+1)=7.107217e-003; krok(n+1)=6.542741e-006; ng(n+1)=2.603373e+000;
n=255; farx(n+1)=2.273091e-003; foe(n+1)=7.104026e-003; krok(n+1)=2.967298e-004; ng(n+1)=5.219043e-001;
n=256; farx(n+1)=2.278285e-003; foe(n+1)=7.100072e-003; krok(n+1)=9.208067e-004; ng(n+1)=3.425912e-001;
n=257; farx(n+1)=2.284275e-003; foe(n+1)=7.097864e-003; krok(n+1)=8.500296e-004; ng(n+1)=2.939645e-001;
n=258; farx(n+1)=2.304592e-003; foe(n+1)=7.090950e-003; krok(n+1)=7.740461e-004; ng(n+1)=5.079236e-001;
n=259; farx(n+1)=2.315961e-003; foe(n+1)=7.088165e-003; krok(n+1)=1.140915e-003; ng(n+1)=2.772961e-001;
n=260; farx(n+1)=2.328281e-003; foe(n+1)=7.083737e-003; krok(n+1)=3.966104e-003; ng(n+1)=2.313108e-001;
n=261; farx(n+1)=2.232323e-003; foe(n+1)=7.049738e-003; krok(n+1)=6.206136e-002; ng(n+1)=2.662242e-001;
n=262; farx(n+1)=2.268397e-003; foe(n+1)=7.025000e-003; krok(n+1)=5.160128e-002; ng(n+1)=7.401888e+000;
n=263; farx(n+1)=2.299868e-003; foe(n+1)=6.989802e-003; krok(n+1)=6.754317e-002; ng(n+1)=1.598202e+001;
n=264; farx(n+1)=2.330562e-003; foe(n+1)=6.962131e-003; krok(n+1)=1.694093e-001; ng(n+1)=3.153756e+001;
n=265; farx(n+1)=2.293697e-003; foe(n+1)=6.917328e-003; krok(n+1)=1.096481e-001; ng(n+1)=2.125103e+001;
n=266; farx(n+1)=2.243384e-003; foe(n+1)=6.811820e-003; krok(n+1)=3.136673e-001; ng(n+1)=1.049986e+001;
n=267; farx(n+1)=2.280649e-003; foe(n+1)=6.786459e-003; krok(n+1)=4.614317e-002; ng(n+1)=1.920384e+001;
n=268; farx(n+1)=2.293325e-003; foe(n+1)=6.751960e-003; krok(n+1)=1.048915e-001; ng(n+1)=1.411012e+001;
n=269; farx(n+1)=2.306959e-003; foe(n+1)=6.720149e-003; krok(n+1)=8.877087e-002; ng(n+1)=2.024420e+001;
n=270; farx(n+1)=2.132272e-003; foe(n+1)=6.634750e-003; krok(n+1)=6.258076e-001; ng(n+1)=7.038370e+000;
n=271; farx(n+1)=2.086845e-003; foe(n+1)=6.568258e-003; krok(n+1)=2.640676e-001; ng(n+1)=8.803533e+000;
n=272; farx(n+1)=2.054362e-003; foe(n+1)=6.506477e-003; krok(n+1)=1.668612e-001; ng(n+1)=3.165449e+001;
n=273; farx(n+1)=2.103797e-003; foe(n+1)=6.437036e-003; krok(n+1)=6.692963e-001; ng(n+1)=1.224299e+001;
n=274; farx(n+1)=2.219940e-003; foe(n+1)=6.341754e-003; krok(n+1)=1.912657e-001; ng(n+1)=3.015304e+001;
n=275; farx(n+1)=2.049247e-003; foe(n+1)=6.131984e-003; krok(n+1)=5.312057e-001; ng(n+1)=2.533472e+001;
%odnowa zmiennej metryki
n=276; farx(n+1)=2.049229e-003; foe(n+1)=6.126900e-003; krok(n+1)=5.395230e-007; ng(n+1)=1.319413e+001;
n=277; farx(n+1)=2.049531e-003; foe(n+1)=6.112269e-003; krok(n+1)=3.920421e-006; ng(n+1)=8.939914e+000;
n=278; farx(n+1)=2.049904e-003; foe(n+1)=6.105212e-003; krok(n+1)=1.086355e-006; ng(n+1)=1.298005e+001;
n=279; farx(n+1)=2.050559e-003; foe(n+1)=6.086543e-003; krok(n+1)=1.641304e-005; ng(n+1)=4.988775e+000;
n=280; farx(n+1)=2.050076e-003; foe(n+1)=6.080110e-003; krok(n+1)=1.398154e-004; ng(n+1)=1.073693e+000;
n=281; farx(n+1)=2.049014e-003; foe(n+1)=6.077259e-003; krok(n+1)=5.440190e-004; ng(n+1)=4.362111e-001;
n=282; farx(n+1)=2.048063e-003; foe(n+1)=6.076294e-003; krok(n+1)=3.093608e-004; ng(n+1)=2.623403e-001;
n=283; farx(n+1)=2.037272e-003; foe(n+1)=6.071996e-003; krok(n+1)=3.485222e-003; ng(n+1)=2.008141e-001;
n=284; farx(n+1)=2.022326e-003; foe(n+1)=6.066392e-003; krok(n+1)=1.670282e-003; ng(n+1)=3.275139e-001;
n=285; farx(n+1)=1.927863e-003; foe(n+1)=6.031336e-003; krok(n+1)=1.040137e-002; ng(n+1)=3.418773e-001;
n=286; farx(n+1)=1.769901e-003; foe(n+1)=5.960541e-003; krok(n+1)=1.350863e-001; ng(n+1)=1.299646e+000;
n=287; farx(n+1)=1.786901e-003; foe(n+1)=5.951553e-003; krok(n+1)=1.853270e-002; ng(n+1)=1.622159e+001;
n=288; farx(n+1)=1.795783e-003; foe(n+1)=5.938248e-003; krok(n+1)=3.026697e-002; ng(n+1)=2.139798e+001;
n=289; farx(n+1)=1.804217e-003; foe(n+1)=5.928273e-003; krok(n+1)=5.104106e-002; ng(n+1)=2.974360e+001;
n=290; farx(n+1)=1.908917e-003; foe(n+1)=5.858960e-003; krok(n+1)=2.320583e-001; ng(n+1)=2.997499e+001;
n=291; farx(n+1)=1.896771e-003; foe(n+1)=5.832954e-003; krok(n+1)=9.089589e-002; ng(n+1)=1.904891e+001;
n=292; farx(n+1)=1.847504e-003; foe(n+1)=5.786222e-003; krok(n+1)=1.261335e-001; ng(n+1)=1.167361e+001;
n=293; farx(n+1)=1.772195e-003; foe(n+1)=5.758195e-003; krok(n+1)=3.146509e-001; ng(n+1)=5.889064e+000;
n=294; farx(n+1)=1.726783e-003; foe(n+1)=5.715180e-003; krok(n+1)=3.619299e-001; ng(n+1)=6.544726e+000;
n=295; farx(n+1)=1.715323e-003; foe(n+1)=5.675272e-003; krok(n+1)=1.607063e-001; ng(n+1)=2.581378e+001;
n=296; farx(n+1)=1.715327e-003; foe(n+1)=5.640050e-003; krok(n+1)=3.038513e-001; ng(n+1)=1.365430e+001;
n=297; farx(n+1)=1.698112e-003; foe(n+1)=5.534194e-003; krok(n+1)=4.147513e-001; ng(n+1)=2.081059e+001;
n=298; farx(n+1)=1.689716e-003; foe(n+1)=5.507557e-003; krok(n+1)=1.558265e-001; ng(n+1)=1.942408e+001;
n=299; farx(n+1)=1.661302e-003; foe(n+1)=5.439287e-003; krok(n+1)=1.659775e-001; ng(n+1)=1.618778e+001;
n=300; farx(n+1)=1.600157e-003; foe(n+1)=5.335024e-003; krok(n+1)=3.505976e-001; ng(n+1)=1.056953e+001;

figure; semilogy(farx,'b'); hold on; semilogy(foe,'r'); xlabel('Iteracje'); ylabel('Earx, Eoe'); legend('Earx','Eoe'); title('Uczenie predyktora OE');
figure; subplot(2,1,1); semilogy(krok); xlabel('Iteracje'); ylabel('Krok');
subplot(2,1,2); semilogy(ng); xlabel('Iteracje'); ylabel('Norma gradientu');
Earx=farx(n+1)
Eoe=foe(n+1)
